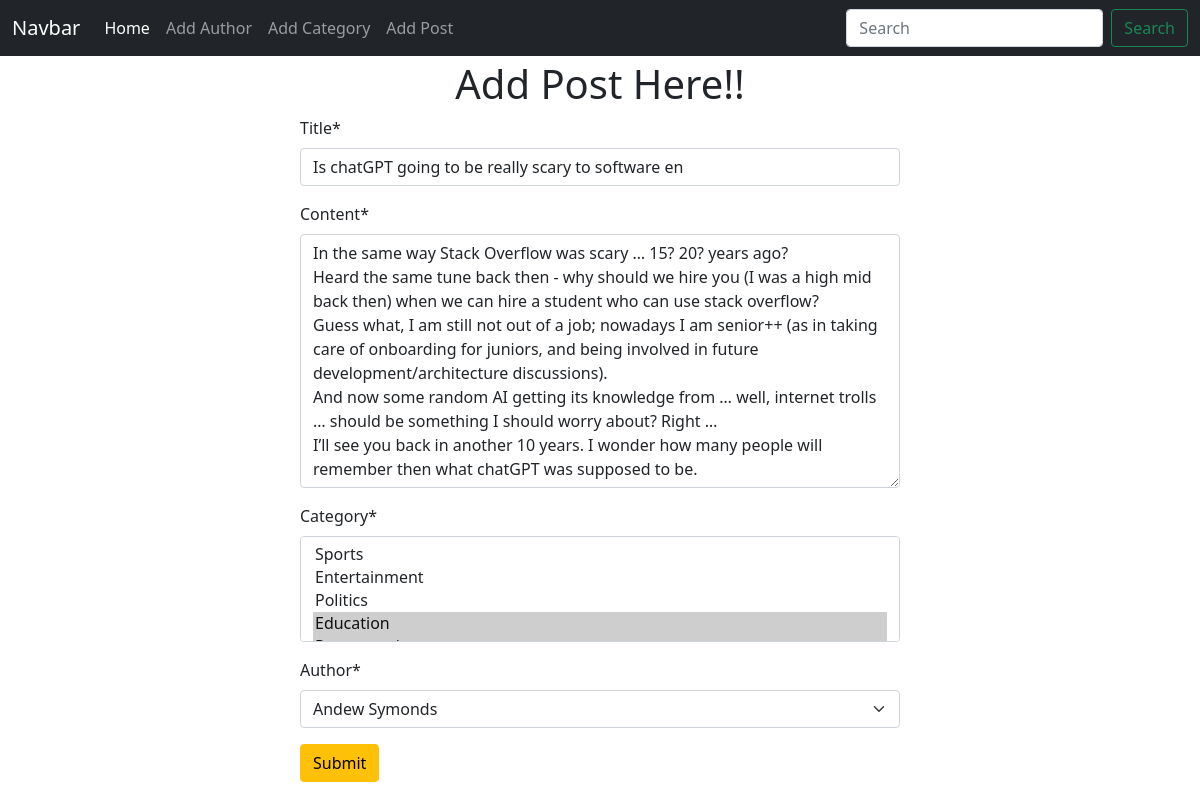
Page /post/edit/6 on the committed database.
### posts/models.py (models this page shows, shortened)
class Post(models.Model):
    title = models.CharField(max_length=50)
    content = models.TextField()
    category = models.ManyToManyField(Category)
    author = models.ForeignKey(Author, on_delete=models.CASCADE)

### posts/views.py (the view)
# urls.py: path("edit/<int:id>", views.edit_post, name="edit_post"),
def edit_post(request, id):
    post = models.Post.objects.get(pk=id)
    post_form = forms.PostForm(instance=post)
    if request.method == "POST":
        post_form = forms.PostForm(request.POST, instance=post)
        if post_form.is_valid():
            post_form.save()
            return redirect("homepage")
    return render(request, "add_post.html", {"form": post_form})

### posts/forms.py
class PostForm(forms.ModelForm):
    class Meta:
        model = Post
        fields = "__all__"

### author/models.py (called while the page is built)
    def __str__(self):
        return self.name

### categories/models.py (called while the page is built)
    def __str__(self):
        return self.name

### posts/templates/add_post.html
{% extends "base.html" %} {% block content %} {% load crispy_forms_tags %}
<h1 class="mt-1 text-center">Add Post Here!!</h1>
<form style="width: 50%; margin: auto" method="post">
  {% csrf_token %} {{form | crispy}}
  <button class="btn btn-warning">Submit</button>
</form>
{% endblock content %}

### rows in the picture
Post: title "Is chatGPT going to be really scary to software en", content "In the same way Stack Overflow was scary … 15? 20? years ago? Heard the same tune back then - why should we hire you (I was a high mid back then) when we can hire a student who can use stack overflow? Guess what, I am still not out of a job; nowadays I am senior++ (as in taking care of onboarding for juniors, and being involved in future development/architecture discussions). And now some random AI getting its knowledge from … well, internet trolls … should be something I should worry about? Right … I’ll see you back in another 10 years. I wonder how many people will remember then what chatGPT was supposed to be.", author "Andew Symonds"
